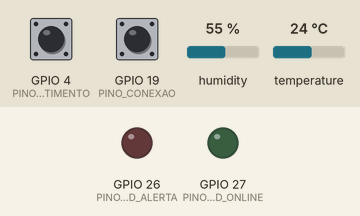
Simulated run of this sketch. Board: ESP32. On the bench: output pins drawn as LEDs (lit = HIGH). Dashed ring = blinking. The inputs (shaded band) are chosen by the test bench; at power-on: GPIO 19 (PINO_CONEXAO) LOW, GPIO 4 (PINO_BATIMENTO) HIGH, humidity 55 %, temperature 24 °C. WiFi joins after 1.5 s; servers stay silent unless stated; the local clock reads 2024-03-15 10:24:30 at power-on unless the sketch sets it; storage starts empty; no MQTT or app messages arrive unless stated; what the sketch prints to the serial monitor is not drawn.

Above: at 1.2 s.
1.3 s: GPIO 19 (PINO_CONEXAO) driven HIGH
At 3.1 s:
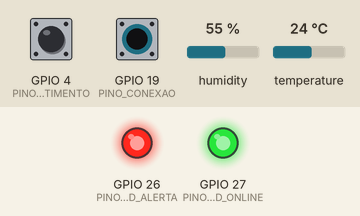
3.5 s: GPIO 19 (PINO_CONEXAO) driven LOW
At 3.8 s:
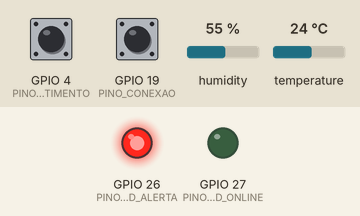
9.5 s: GPIO 19 (PINO_CONEXAO) pulsed HIGH 2 times (0.12 s each, 0.3 s apart)
At 9.86 s:
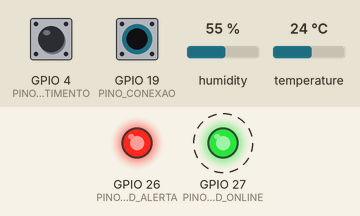
11.6 s: GPIO 4 (PINO_BATIMENTO) driven LOW and GPIO 19 (PINO_CONEXAO) driven HIGH
At 11.9 s:
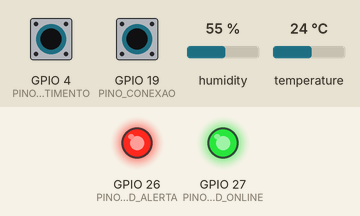
Timing chart, 0 to 14.6 s (numbered marks = the images above; inputs shaded):
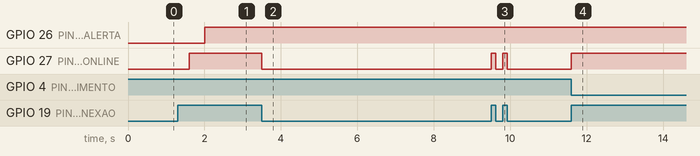

Measured:
- after the input at 1.3 s, GPIO 27 (PINO_LED_ONLINE): LOW → HIGH after 0.30 s
- after the input at 3.5 s, GPIO 27 (PINO_LED_ONLINE): HIGH → LOW at once
- after the input at 9.5 s, GPIO 27 (PINO_LED_ONLINE): alternates HIGH for 0.12 s and LOW for 0.18 s, 4 changes in all, then stays LOW, starting at once
- after the input at 11.6 s, GPIO 27 (PINO_LED_ONLINE): LOW → HIGH at once

The sketch:

sketch.ino
```cpp
/*
 * CardioIA - Fase 3 | Parte 2: Transmissao para a nuvem via MQTT (Fog/Cloud)
 * Grupo 66
 *
 * Evolucao da Parte 1: o mesmo wearable (DHT22 + botao de batimento + fila
 * local em SPIFFS) agora publica as leituras em um broker MQTT, consumidas por
 * um dashboard Node-RED.
 *
 * Topicos (prefixo cardioia/g66/p001):
 *   .../vitais  JSON com uma leitura por mensagem (QoS 0)
 *   .../status  "online" | "offline" (retido; "offline" vem do Last Will)
 *
 * Conectividade:
 *   A chave deslizante continua simulando a cobertura de rede do paciente.
 *   Chave desligada -> o socket MQTT e derrubado sem DISCONNECT, como numa queda
 *   real; o broker entao publica o Last Will "offline" e o dashboard fica cinza.
 *   Durante a queda as leituras vao para a fila; na volta, sao publicadas com
 *   "atrasado": true para o dashboard nao confundi-las com o estado atual.
 *
 * Broker:
 *   Padrao: broker publico da HiveMQ (sem TLS, sem senha). Serve para a
 *   demonstracao, mas qualquer pessoa pode ler os topicos: nunca use com dados reais.
 *   Para o HiveMQ Cloud: USAR_TLS 1, porta 8883, usuario e senha do cluster.
 */

#include <Arduino.h>
#include <WiFi.h>
#include <PubSubClient.h>
#include <FS.h>
#include <SPIFFS.h>
#include <DHTesp.h>
#include <time.h>

#define USAR_TLS 0
#if USAR_TLS
#include <WiFiClientSecure.h>
#endif

// ------------------------------------------------------------------ rede
const char* WIFI_SSID  = "Wokwi-GUEST";
const char* WIFI_SENHA = "";

const char*    MQTT_HOST    = "broker.hivemq.com";
const uint16_t MQTT_PORTA   = USAR_TLS ? 8883 : 1883;
const char*    MQTT_USUARIO = "";
const char*    MQTT_SENHA   = "";

// O paciente e identificado por um codigo, nunca por nome ou documento.
const char* ID_PACIENTE   = "p001";
const char* TOPICO_VITAIS = "cardioia/g66/p001/vitais";
const char* TOPICO_STATUS = "cardioia/g66/p001/status";

constexpr uint32_t INTERVALO_RECONEXAO_MS = 5000;

// ----------------------------------------------------------------------- pinos
constexpr uint8_t PINO_DHT        = 15;
constexpr uint8_t PINO_BATIMENTO  = 4;
constexpr uint8_t PINO_CONEXAO    = 19;
constexpr uint8_t PINO_LED_ALERTA = 26;
constexpr uint8_t PINO_LED_ONLINE = 27;

// ------------------------------------------------------------------ amostragem
constexpr uint32_t INTERVALO_LEITURA_MS = 2000;

// ------------------------------------------------------ armazenamento limitado
// Mesmo dimensionamento da Parte 1: 8 h offline x 1 amostra / 2 s = 14.400.
constexpr uint32_t MAX_AMOSTRAS  = 14400;
constexpr uint32_t DESCARTE_LOTE = MAX_AMOSTRAS / 10;

// Ritmo da sincronizacao: ate 10 mensagens a cada 100 ms (~100 msg/s), para
// esvaziar uma noite de fila em ~2,5 min sem afogar broker nem dashboard.
constexpr uint16_t LOTE_ENVIO          = 10;
constexpr uint32_t INTERVALO_LOTE_MS   = 100;

// ------------------------------------------------------ deteccao de batimento
constexpr uint32_t REFRATARIO_MS = 250;
constexpr uint32_t SEM_PULSO_MS  = 5000;
constexpr uint8_t  JANELA_IBI    = 5;

// ---------------------------------------------- limiares definidos pelo grupo
constexpr uint16_t BPM_TAQUICARDIA = 120;
constexpr uint16_t BPM_BRADICARDIA = 50;
constexpr float    TEMP_FEBRE      = 38.0f;
constexpr float    TEMP_HIPOTERMIA = 35.0f;

enum Alerta : uint8_t {
  ALERTA_TAQUICARDIA = 1 << 0,
  ALERTA_BRADICARDIA = 1 << 1,
  ALERTA_SEM_PULSO   = 1 << 2,
  ALERTA_FEBRE       = 1 << 3,
  ALERTA_HIPOTERMIA  = 1 << 4,
  ALERTA_FALHA_DHT   = 1 << 5,
};

struct NomeAlerta {
  uint8_t bit;
  const char* nome;
};

const NomeAlerta NOMES_ALERTA[] = {
  {ALERTA_TAQUICARDIA, "TAQUICARDIA"},
  {ALERTA_BRADICARDIA, "BRADICARDIA"},
  {ALERTA_SEM_PULSO,   "SEM_PULSO"},
  {ALERTA_FEBRE,       "FEBRE"},
  {ALERTA_HIPOTERMIA,  "HIPOTERMIA"},
  {ALERTA_FALHA_DHT,   "FALHA_SENSOR_TEMP"},
};

struct Amostra {
  uint32_t seq;
  uint32_t instanteMs;
  float    temperatura;
  float    umidade;
  uint16_t bpm;
  uint8_t  alertas;
};

const char* ARQ_FILA = "/fila.csv";
const char* ARQ_TEMP = "/fila.tmp";

#if USAR_TLS
WiFiClientSecure rede;
#else
WiFiClient rede;
#endif
PubSubClient mqtt(rede);
DHTesp dht;

String   idCliente;
bool     fsDisponivel        = false;
bool     ntpIniciado         = false;
uint32_t pendentes           = 0;
uint32_t offsetEnvio         = 0;
uint32_t proximoSeq          = 1;
uint32_t ultimaLeituraMs     = 0;
uint32_t ultimoLoteMs        = 0;
uint32_t ultimaTentativaMqtt = 0;
bool     onlineAnterior      = false;

// ------------------------------------------------- batimentos (interrupcao)
portMUX_TYPE muxBatimento = portMUX_INITIALIZER_UNLOCKED;
volatile uint32_t ultimoBatimentoMs = 0;
volatile uint32_t ibis[JANELA_IBI];
volatile uint8_t  idxIbi = 0;
volatile uint8_t  qtdIbi = 0;

void IRAM_ATTR aoDetectarBatimento() {
  uint32_t agora = millis();
  portENTER_CRITICAL_ISR(&muxBatimento);
  uint32_t ibi = agora - ultimoBatimentoMs;
  if (ultimoBatimentoMs == 0 || ibi >= REFRATARIO_MS) {
    if (ultimoBatimentoMs != 0 && ibi < SEM_PULSO_MS) {
      ibis[idxIbi] = ibi;
      idxIbi = (idxIbi + 1) % JANELA_IBI;
      if (qtdIbi < JANELA_IBI) qtdIbi++;
    } else {
      qtdIbi = 0;
      idxIbi = 0;
    }
    ultimoBatimentoMs = agora;
  }
  portEXIT_CRITICAL_ISR(&muxBatimento);
}

uint16_t calcularBpm() {
  portENTER_CRITICAL(&muxBatimento);
  uint32_t ultimo = ultimoBatimentoMs;
  uint8_t  qtd    = qtdIbi;
  uint32_t soma   = 0;
  for (uint8_t i = 0; i < qtd; i++) soma += ibis[i];
  portEXIT_CRITICAL(&muxBatimento);

  if (ultimo == 0 || millis() - ultimo > SEM_PULSO_MS || qtd < 2) return 0;
  return (uint16_t)(60000UL * qtd / soma);
}

// ------------------------------------------------------- processamento local
// Os alertas continuam sendo avaliados na borda: o LED do wearable acende
// mesmo sem rede. O Node-RED reavalia os limiares do lado da nuvem.
uint8_t avaliarAlertas(float temperatura, uint16_t bpm, bool dhtOk) {
  uint8_t alertas = 0;

  if (bpm == 0)                    alertas |= ALERTA_SEM_PULSO;
  else if (bpm > BPM_TAQUICARDIA)  alertas |= ALERTA_TAQUICARDIA;
  else if (bpm < BPM_BRADICARDIA)  alertas |= ALERTA_BRADICARDIA;

  if (!dhtOk)                              alertas |= ALERTA_FALHA_DHT;
  else if (temperatura > TEMP_FEBRE)       alertas |= ALERTA_FEBRE;
  else if (temperatura < TEMP_HIPOTERMIA)  alertas |= ALERTA_HIPOTERMIA;

  return alertas;
}

String descreverAlertas(uint8_t alertas) {
  if (alertas == 0) return "nenhum";
  String texto;
  for (const NomeAlerta& n : NOMES_ALERTA) {
    if (alertas & n.bit) {
      if (texto.length()) texto += ", ";
      texto += n.nome;
    }
  }
  return texto;
}

Amostra coletar() {
  TempAndHumidity th = dht.getTempAndHumidity();
  bool dhtOk = dht.getStatus() == DHTesp::ERROR_NONE;

  Amostra a;
  a.seq         = proximoSeq++;
  a.instanteMs  = millis();
  a.temperatura = dhtOk ? th.temperature : 0.0f;
  a.umidade     = dhtOk ? th.humidity : 0.0f;
  a.bpm         = calcularBpm();
  a.alertas     = avaliarAlertas(a.temperatura, a.bpm, dhtOk);
  return a;
}

// --------------------------------------------------------------- serializacao
String paraCsv(const Amostra& a) {
  char linha[64];
  snprintf(linha, sizeof(linha), "%lu,%lu,%.1f,%.1f,%u,%u",
           (unsigned long)a.seq, (unsigned long)a.instanteMs,
           a.temperatura, a.umidade, a.bpm, a.alertas);
  return String(linha);
}

bool deCsv(const String& linha, Amostra& a) {
  unsigned long seq, instante;
  float temperatura, umidade;
  unsigned bpm, alertas;
  if (sscanf(linha.c_str(), "%lu,%lu,%f,%f,%u,%u",
             &seq, &instante, &temperatura, &umidade, &bpm, &alertas) != 6) {
    return false;
  }
  a.seq = seq;
  a.instanteMs = instante;
  a.temperatura = temperatura;
  a.umidade = umidade;
  a.bpm = bpm;
  a.alertas = alertas;
  return true;
}

uint8_t alertasDaLinha(const String& linha) {
  return (uint8_t)linha.substring(linha.lastIndexOf(',') + 1).toInt();
}

// O horario da coleta e reconstruido no envio: agora (NTP) menos a idade da
// amostra. Sem NTP sincronizado, "ts" vai 0 e o Node-RED usa o horario de chegada.
String paraJson(const Amostra& a) {
  uint32_t idadeMs = millis() - a.instanteMs;
  time_t agora = time(nullptr);
  unsigned long ts = agora > 1700000000 ? (unsigned long)(agora - idadeMs / 1000) : 0;
  bool atrasado = idadeMs > 2 * INTERVALO_LEITURA_MS;

  String alertas = "[";
  for (const NomeAlerta& n : NOMES_ALERTA) {
    if (a.alertas & n.bit) {
      if (alertas.length() > 1) alertas += ',';
      alertas += '"';
      alertas += n.nome;
      alertas += '"';
    }
  }
  alertas += ']';

  char temperatura[8] = "null";
  char umidade[8]     = "null";
  if (!(a.alertas & ALERTA_FALHA_DHT)) {
    snprintf(temperatura, sizeof(temperatura), "%.1f", a.temperatura);
    snprintf(umidade, sizeof(umidade), "%.1f", a.umidade);
  }

  char json[288];
  snprintf(json, sizeof(json),
           "{\"paciente\":\"%s\",\"seq\":%lu,\"ts\":%lu,\"temp\":%s,\"umid\":%s,"
           "\"bpm\":%u,\"alertas\":%s,\"atrasado\":%s,\"pendentes\":%lu}",
           ID_PACIENTE, (unsigned long)a.seq, ts, temperatura, umidade, a.bpm,
           alertas.c_str(), atrasado ? "true" : "false",
           (unsigned long)(pendentes ? pendentes - 1 : 0));
  return String(json);
}

// ---------------------------------------------------- fila local (SPIFFS)
void carregarFilaExistente() {
  File f = SPIFFS.open(ARQ_FILA, FILE_READ);
  if (!f) return;
  uint32_t maiorSeq = 0;
  while (f.available()) {
    String linha = f.readStringUntil('\n');
    Amostra a;
    if (linha.length() && deCsv(linha, a)) {
      pendentes++;
      if (a.seq > maiorSeq) maiorSeq = a.seq;
    }
  }
  f.close();
  proximoSeq = maiorSeq + 1;
  if (pendentes) {
    Serial.printf("[FILA] %lu amostras de uma execucao anterior aguardando envio\n",
                  (unsigned long)pendentes);
  }
}

uint32_t compactarFila(bool preservarAlertas) {
  File origem  = SPIFFS.open(ARQ_FILA, FILE_READ);
  File destino = SPIFFS.open(ARQ_TEMP, FILE_WRITE);
  if (!origem || !destino) return 0;

  origem.seek(offsetEnvio);
  uint32_t descartadas = 0;
  uint32_t mantidas    = 0;
  while (origem.available()) {
    String linha = origem.readStringUntil('\n');
    if (linha.length() == 0) continue;
    bool descartar = descartadas < DESCARTE_LOTE &&
                     (!preservarAlertas || alertasDaLinha(linha) == 0);
    if (descartar) {
      descartadas++;
      continue;
    }
    destino.print(linha);
    destino.print('\n');
    mantidas++;
  }
  origem.close();
  destino.close();

  SPIFFS.remove(ARQ_FILA);
  SPIFFS.rename(ARQ_TEMP, ARQ_FILA);
  offsetEnvio = 0;
  pendentes   = mantidas;
  return descartadas;
}

void abrirEspacoNaFila() {
  uint32_t descartadas = compactarFila(true);
  if (descartadas == 0) descartadas = compactarFila(false);
  Serial.printf("[FILA] limite de %lu amostras atingido: %lu normais mais antigas "
                "descartadas, alertas preservados\n",
                (unsigned long)MAX_AMOSTRAS, (unsigned long)descartadas);
}

void armazenar(const Amostra& a) {
  String linha = paraCsv(a);

  if (!fsDisponivel) {
    Serial.println("[REGISTRO-SERIAL] " + linha);
    return;
  }

  if (pendentes >= MAX_AMOSTRAS) abrirEspacoNaFila();

  File f = SPIFFS.open(ARQ_FILA, FILE_APPEND);
  if (!f) {
    Serial.println("[REGISTRO-SERIAL] " + linha);
    return;
  }
  f.print(linha);
  f.print('\n');
  f.close();
  pendentes++;
}

// ------------------------------------------------------------------- MQTT
bool enviarParaNuvem(const Amostra& a) {
  String json = paraJson(a);
  if (!mqtt.publish(TOPICO_VITAIS, json.c_str())) return false;
  Serial.println("[MQTT] -> " + json);
  return true;
}

void sincronizarFila() {
  if (!fsDisponivel || pendentes == 0) return;
  if (millis() - ultimoLoteMs < INTERVALO_LOTE_MS) return;
  ultimoLoteMs = millis();

  File f = SPIFFS.open(ARQ_FILA, FILE_READ);
  if (!f) {
    pendentes = 0;
    offsetEnvio = 0;
    return;
  }

  // offsetEnvio so avanca depois que o broker aceitou a mensagem: se a conexao
  // cair no meio do lote, a proxima tentativa recomeca da linha que falhou.
  f.seek(offsetEnvio);
  uint16_t enviadas = 0;
  while (enviadas < LOTE_ENVIO && f.available()) {
    String linha = f.readStringUntil('\n');
    if (linha.length() == 0) {
      offsetEnvio = f.position();
      continue;
    }
    Amostra a;
    if (deCsv(linha, a) && !enviarParaNuvem(a)) break;
    offsetEnvio = f.position();
    if (pendentes) pendentes--;
    enviadas++;
  }
  bool esvaziou = !f.available();
  f.close();

  if (esvaziou) {
    SPIFFS.remove(ARQ_FILA);
    offsetEnvio = 0;
    pendentes   = 0;
  }
}

void conectarMqtt() {
  if (millis() - ultimaTentativaMqtt < INTERVALO_RECONEXAO_MS && ultimaTentativaMqtt != 0) return;
  ultimaTentativaMqtt = millis();

  Serial.printf("[MQTT] conectando a %s:%u ... ", MQTT_HOST, MQTT_PORTA);
  // Last Will: se o dispositivo sumir sem se despedir, o broker publica
  // "offline" (retido) no topico de status em nome dele.
  bool ok = mqtt.connect(idCliente.c_str(),
                         MQTT_USUARIO[0] ? MQTT_USUARIO : nullptr,
                         MQTT_SENHA[0] ? MQTT_SENHA : nullptr,
                         TOPICO_STATUS, 1, true, "offline");
  if (!ok) {
    Serial.printf("falhou (estado %d), nova tentativa em %lu s\n",
                  mqtt.state(), (unsigned long)(INTERVALO_RECONEXAO_MS / 1000));
    return;
  }
  Serial.println("ok");
  mqtt.publish(TOPICO_STATUS, "online", true);
}

// Retorna true quando ha caminho ate o broker.
bool manterConexao(bool coberturaSimulada) {
  if (!coberturaSimulada) {
    // Queda simulada: fecha o socket sem DISCONNECT para o broker disparar o Last Will.
    if (mqtt.connected()) rede.stop();
    return false;
  }
  if (WiFi.status() != WL_CONNECTED) return false;   // o ESP32 reconecta sozinho

  if (!ntpIniciado) {
    configTime(0, 0, "pool.ntp.org", "time.google.com");
    ntpIniciado = true;
  }
  if (!mqtt.connected()) conectarMqtt();
  mqtt.loop();
  return mqtt.connected();
}

// ------------------------------------------------------------------- logs
void registrarLeitura(const Amostra& a, bool online) {
  Serial.printf("[LEITURA #%lu] T=%.1fC U=%.1f%% BPM=%u | alertas: %s | rede: %s | fila: %lu\n",
                (unsigned long)a.seq, a.temperatura, a.umidade, a.bpm,
                descreverAlertas(a.alertas).c_str(),
                online ? "ONLINE" : "OFFLINE", (unsigned long)pendentes);
}

void registrarMudancaDeRede(bool online) {
  if (online) {
    Serial.printf("[REDE] online - sincronizando %lu amostras pendentes\n",
                  (unsigned long)pendentes);
  } else {
    Serial.println("[REDE] offline - a coleta continua e os dados vao para a fila local");
  }
}

// ------------------------------------------------------------------ setup
void setup() {
  Serial.begin(115200);

  pinMode(PINO_BATIMENTO, INPUT_PULLUP);
  pinMode(PINO_CONEXAO, INPUT);
  pinMode(PINO_LED_ALERTA, OUTPUT);
  pinMode(PINO_LED_ONLINE, OUTPUT);
  attachInterrupt(digitalPinToInterrupt(PINO_BATIMENTO), aoDetectarBatimento, FALLING);

  dht.setup(PINO_DHT, DHTesp::DHT22);

  fsDisponivel = SPIFFS.begin(true);
  if (fsDisponivel) {
    carregarFilaExistente();
  } else {
    Serial.println("[FS] SPIFFS indisponivel - o Monitor Serial sera o registro offline");
  }

  Serial.println();
  Serial.println("==============================================================");
  Serial.println(" CardioIA - Fase 3 | Parte 2: MQTT + Node-RED (Grupo 66)");
  Serial.printf(" Broker: %s:%u | topico: %s\n", MQTT_HOST, MQTT_PORTA, TOPICO_VITAIS);
  Serial.println(" Aperte o botao no ritmo do coracao | chave = cobertura de rede");
  Serial.println("==============================================================");

  WiFi.mode(WIFI_STA);
  WiFi.begin(WIFI_SSID, WIFI_SENHA, 6);   // canal 6 acelera a conexao no Wokwi
  Serial.printf("[WIFI] conectando a %s\n", WIFI_SSID);

#if USAR_TLS
  // Aceita qualquer certificado: suficiente para o simulador. Em producao,
  // fixe a CA do broker com rede.setCACert(...).
  rede.setInsecure();
#endif
  idCliente = "cardioia-g66-" + String((uint32_t)ESP.getEfuseMac(), HEX);
  mqtt.setServer(MQTT_HOST, MQTT_PORTA);
  mqtt.setBufferSize(512);
  mqtt.setSocketTimeout(3);
}

// ------------------------------------------------------------------- loop
void loop() {
  bool cobertura = digitalRead(PINO_CONEXAO) == HIGH;
  bool online = manterConexao(cobertura);
  digitalWrite(PINO_LED_ONLINE, online);
  if (online != onlineAnterior) {
    registrarMudancaDeRede(online);
    onlineAnterior = online;
  }

  if (millis() - ultimaLeituraMs >= INTERVALO_LEITURA_MS) {
    ultimaLeituraMs = millis();
    Amostra a = coletar();
    digitalWrite(PINO_LED_ALERTA, a.alertas ? HIGH : LOW);
    armazenar(a);
    registrarLeitura(a, online);
  }

  if (online) sincronizarFila();
}
```
